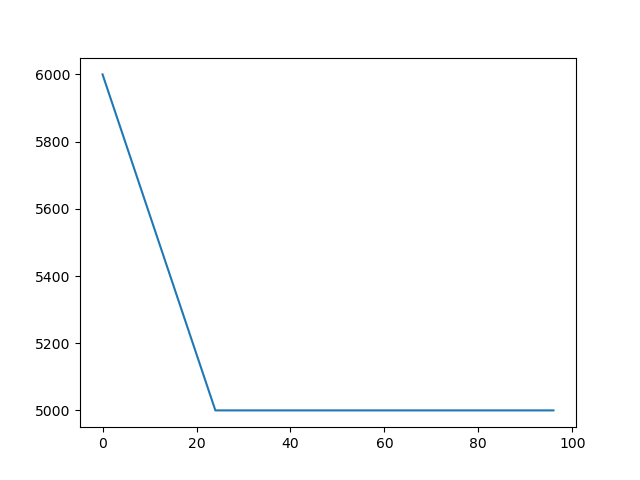

Write Python code to recreate this figure.
import matplotlib.pyplot as plt
import math

def score_old(star_time_hours):
    if star_time_hours < 9.081 * 2:
        return ((-(1 / 2) * star_time_hours) + 35) * 10

    return (100 / math.sqrt(star_time_hours)) * 11.005

def score(star_time_hours):
    return max(
        5000,
        - (1000/24) * star_time_hours + 6000
    )

def plot_score():
    xAxis = [x / 60 for x in range(0, 96 * 60)]
    yAxis = [score(x) for x in xAxis]
    plt.plot(xAxis, yAxis)

    plt.savefig("tunerday.png")


if __name__ == "__main__":
    plot_score()